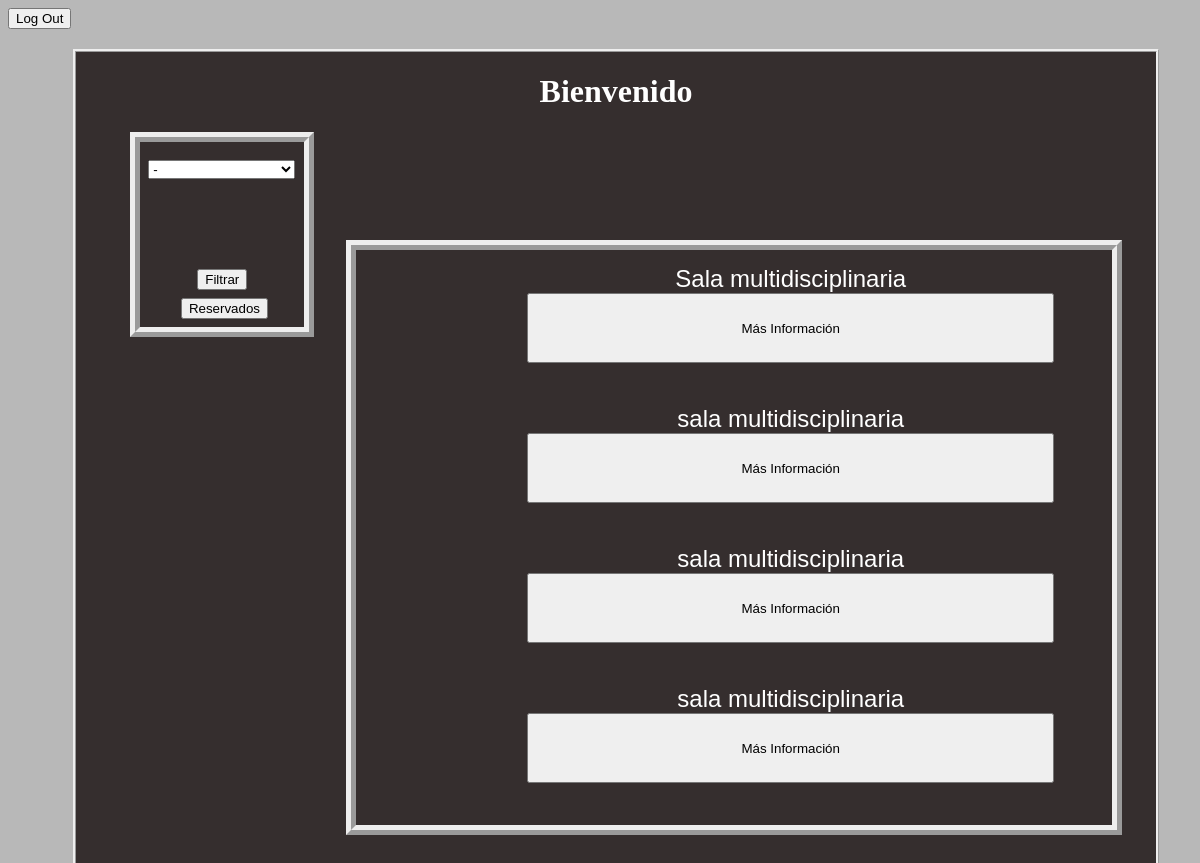
The app's page /php/recursos.php?Filtro=Sala multidisciplinaria, older data.
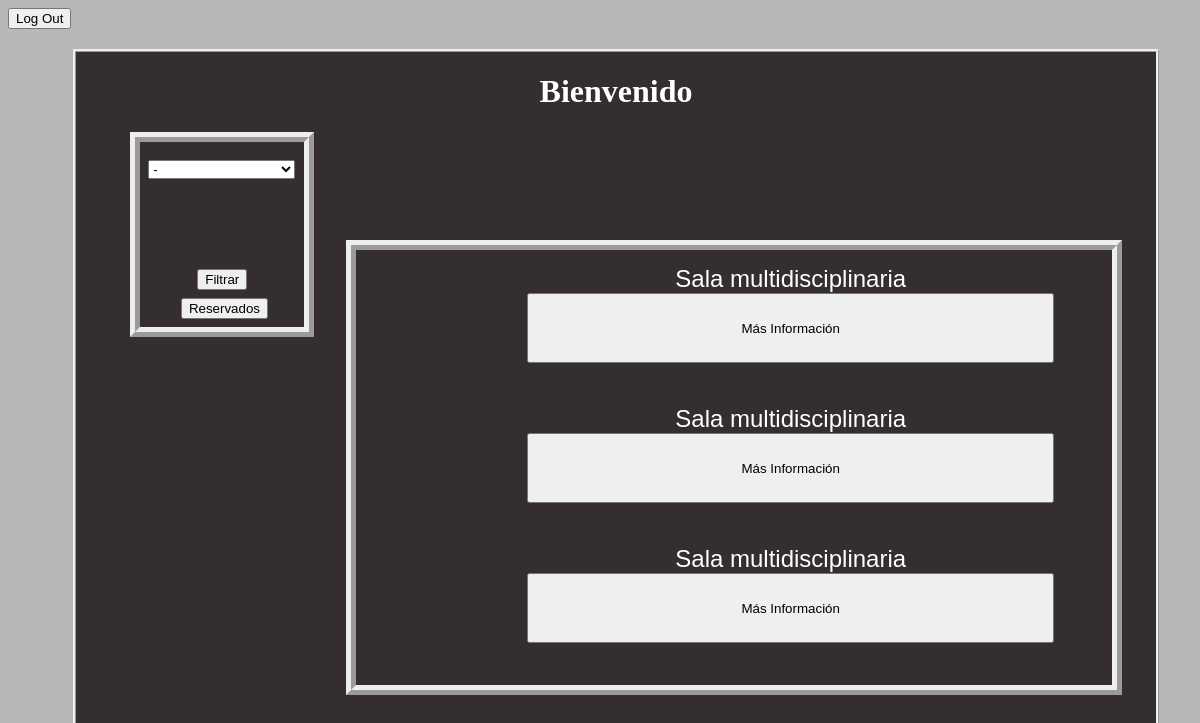
The same page, newer data.
### tables this page shows
CREATE TABLE `equipos_sala` (
  `Id_equipo_sala` int(10) NOT NULL,
  `tipo_equipo_sala` varchar(25) NOT NULL,
  `equipo_sala` varchar(10) NOT NULL,
  `Disponible` varchar(5) NOT NULL DEFAULT 'true',
  `descripcion` varchar(255) DEFAULT NULL,
  `foto` varchar(100) NOT NULL
);

### php/recursos.php (the view, shortened to what this page needs)
<!DOCTYPE html>
<html>
	<head>
		<link rel="stylesheet" type="text/css" href="../css/styles.css">
	</head>
	<body>
		<button onclick="LogOut()">Log Out</button>
		<div class="total_recursos">
			<div class="filtro">
				<h1 style="text-align: center;">Bienvenido <?php echo "$_REQUEST[usu]"; ?>
				</h1>
				<div class="filtronuevo">
					<form method="POST" name="FiltroRecursos" action="recursos.php">
						<br>
						<select style="margin-left: 5%; width: 90%; height: 20%;" id="filtro2" onchange="aparecer2()">
							<option value="nada"> - </option>
						</select><br><br>
						<select style="margin-left: 5%; width: 90%; height: 20%; display: none;" name="Filtro" id="SeleccionSalaEquipo">
							<?php
								if (isset($_REQUEST["id"])) {
									$IdUsu=$_REQUEST["id"];
								}else {
									$IdUsu=$_REQUEST["IdUsu"];
								}
							?>
						</select><br><br>
						<select style="margin-left: 5%; width: 90%; height: 20%; display: none;" name="Filtro3" id="SeleccionSala">
							<?php
								if (isset($_REQUEST["id"])) {
									$IdUsu=$_REQUEST["id"];
								}else {
									$IdUsu=$_REQUEST["IdUsu"];
								}
								$Sql="SELECT DISTINCT(tipo_equipo_sala) from equipos_sala WHERE equipo_sala LIKE 'sala'";
						echo "</select><br><br>";
						echo "<input style='margin-left: 35%; margin-bottom: 5%;' type='submit' name='Filtrado' value='Filtrar'>";
						echo "<form method='POST'>";
							echo "<button style='margin-left: 25%;margin-bottom: 5%;' onclick='Reservados();return false'>Reservados</button>";
						echo "</form>";
					echo "</form>";
					?>
				</div>
					<div class="filtrando">
						<?php
								if (isset($_REQUEST["id"])) {
									$IdUsu=$_REQUEST["id"];
								}else {
									$IdUsu=$_REQUEST["IdUsu"];
								}
								if (isset($_REQUEST['Filtro'])) {
									if ($_REQUEST['Filtro']=="-") {
										$Sql="SELECT * FROM equipos_sala";
										$_REQUEST['Filtro']="";
									}else {
									$Filtro="$_REQUEST[Filtro]";
									$Sql="SELECT * FROM equipos_sala where tipo_equipo_sala='".$Filtro."'";
									}
								}else{
									$Sql="SELECT * FROM equipos_sala";
									$_REQUEST['Filtro']="";
								}
								$link = mysqli_connect('172.24.17.192', 'root', '1234', 'proyecto1eleven');
								$Sql2=mysqli_query($link,$Sql);
								if ((mysqli_num_rows($Sql2))>0) {
									ForEach ($Sql2 as $query) {
										if ($query['Disponible']=='true') {
											echo "<form style='border:none' action='Reserva.php' method='POST'><p color='white'>$query[tipo_equipo_sala]<br> <input class='botonsito' type='submit' name='Enviar' value='Más Información'></p><input type='hidden' name='Recurso' value='$query[Id_equipo_sala]'><input type='hidden' name='Usuario' value='$_REQUEST[usu]'><input type='hidden' name='IdUsu' value='".$IdUsu."'></form><br/>";
										}
									}
								}else{
									echo "<p>No Hay recursos disponibles en este momento</p>";
								}
						?>
					</div>
				</div>
				</div>
	</body>
</html>

Row changes from the older to the newer data that the page shows:
no longer on this page (row edited): equipos_sala: tipo_equipo_sala "sala multidisciplinaria"
changed equipos_sala (number 2 of 3 on the later page): tipo_equipo_sala "sala multidisciplinaria" → "Sala multidisciplinaria"
changed equipos_sala (number 3 of 3 on the later page): tipo_equipo_sala "sala multidisciplinaria" → "Sala multidisciplinaria"
